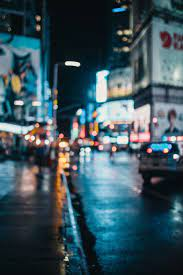
#> input picture JPEG Compression/input_image.jpeg, 183 x 275 px
$ python main.py
#> lines starting #> are read from the running program, lines starting #| are printed output that depends on the picture
### JPEG Compression/color_conversion.py
import numpy as np

# Function to convert an RGB image to the YCrCb color space
def rgb_to_YCrCb(image, height, width):
    ycrcb_image = np.zeros((height, width, 3), dtype=np.uint8)
    for i in range(height):
        for j in range(width):
            r, g, b = image[i, j]
            y = 0.299 * r + 0.587 * g + 0.114 * b
            cr = int(128 + 0.5 * r - 0.418688 * g - 0.081312 * b)
            cb = int(128 - 0.168736 * r - 0.331264 * g + 0.5 * b)
            ycrcb_image[i, j] = [y, cr, cb]
    return ycrcb_image

### JPEG Compression/block_operations.py
# Function to extract an 8x8 block from an image at position (x, y)
def block_8x8(image, x, y):
    block = []
    for i in range(8):
        row = []
        for j in range(8):
            row.append(image[y + i][x + j])
        block.append(row)
    return block

# Function to select a specific channel (Y, Cr, or Cb) from an 8x8 block
def select_channel(block, channel):
    block_channel = []
    index = 0 if channel == 'Y' else (1 if channel == 'Cr' else 2)
    for i in range(8):
        row = []
        for j in range(8):
            row.append(block[i][j][index])
        block_channel.append(row)
    return block_channel

### JPEG Compression/dct_quantization.py
import numpy as np
import math

# Function to calculate the 2D Discrete Cosine Transform (DCT) of an 8x8 block
def dct(block):
    N = 8
    dct_result = np.zeros((N, N), dtype=float)

    for u in range(N):
        for v in range(N):
            sum_val = 0

            for i in range(N):
                for j in range(N):
                    cu = 1 if u == 0 else math.sqrt(2)  # Adjust cu
                    cv = 1 if v == 0 else math.sqrt(2)  # Adjust cv
                    cos_u = math.cos((2 * i + 1) * u * math.pi / (2 * N))
                    cos_v = math.cos((2 * j + 1) * v * math.pi / (2 * N))

                    sum_val += cu * cv * block[i][j] * cos_u * cos_v

            dct_result[u][v] = 0.25 * sum_val

    return dct_result

# Standard quantization matrices for luminance and chrominance in JPEG compression
luminance_quantization_matrix = [
    [16, 11, 10, 16, 24, 40, 51, 61],
    [12, 12, 14, 19, 26, 58, 60, 55],
    [14, 13, 16, 24, 40, 57, 69, 56],
    [14, 17, 22, 29, 51, 87, 80, 62],
    [18, 22, 37, 56, 68, 109, 103, 77],
    [24, 35, 55, 64, 81, 104, 113, 92],
    [49, 64, 78, 87, 103, 121, 120, 101],
    [72, 92, 95, 98, 112, 100, 103, 99]
]

chrominance_quantization_matrix = [
    [17, 18, 24, 47, 99, 99, 99, 99],
    [18, 21, 26, 66, 99, 99, 99, 99],
    [24, 26, 56, 99, 99, 99, 99, 99],
    [47, 66, 99, 99, 99, 99, 99, 99],
    [99, 99, 99, 99, 99, 99, 99, 99],
    [99, 99, 99, 99, 99, 99, 99, 99],
    [99, 99, 99, 99, 99, 99, 99, 99],
    [99, 99, 99, 99, 99, 99, 99, 99]
]

# Function to apply quantization to an 8x8 block
def quantize_block(dct_block, quantization_matrix):
    quantized_block = [[0] * 8 for _ in range(8)]

    for i in range(8):
        for j in range(8):
            quantized_block[i][j] = round(dct_block[i][j] / quantization_matrix[i][j])

    return quantized_block

### JPEG Compression/zigzag_rle.py
# Function to generate a zigzag pattern from a square matrix
def generate_zigzag_pattern(input_matrix):
    dimension = len(input_matrix)
    zigzag_result = []

    # Iterate over the upper triangle of the matrix
    for i in range(dimension):
        for j in range(i + 1):
            if i % 2 == 0:
                zigzag_result.append(input_matrix[j][i - j])
            else:
                zigzag_result.append(input_matrix[i - j][j])

    # Iterate over the lower triangle of the matrix
    for i in range(1, dimension):
        for j in range(dimension - i):
            if (i + j) % 2 == 0:
                zigzag_result.append(input_matrix[dimension - 1 - j][i + j])
            else:
                zigzag_result.append(input_matrix[i + j][dimension - 1 - j])

    return zigzag_result

# Function to perform Run-Length Encoding (RLE) on a list of symbols
def run_length_encoding(data):
    encoded_data = []
    count = 1

    for i in range(1, len(data)):
        if data[i] == data[i - 1]:
            count += 1
        else:
            encoded_data.extend([data[i - 1], count])
            count = 1

    encoded_data.extend([data[-1], count])
    return encoded_data

### JPEG Compression/huffman_encoding.py
import heapq
from collections import defaultdict

# Define a HuffmanNode class for building the Huffman tree
class HuffmanNode:
    def __init__(self, freq, symbol, left=None, right=None):
        self.freq = freq
        self.symbol = symbol
        self.left = left
        self.right = right

    def __lt__(self, other):
        return self.freq < other.freq

# Function to calculate symbol frequencies in the data
def calculate_symbol_frequencies(data):
    symbol_frequencies = defaultdict(int)
    for symbol in data:
        symbol_frequencies[symbol] += 1

    return symbol_frequencies

# Function to build a Huffman tree from symbol frequencies
def build_huffman_tree_from_frequencies(symbol_frequencies):
    priority_queue = [HuffmanNode(freq, symbol) for symbol, freq in symbol_frequencies.items()]
    heapq.heapify(priority_queue)

    while len(priority_queue) > 1:
        left = heapq.heappop(priority_queue)
        right = heapq.heappop(priority_queue)
        merged = HuffmanNode(left.freq + right.freq, None, left, right)
        heapq.heappush(priority_queue, merged)

    return heapq.heappop(priority_queue)

# Function to generate Huffman codes from a Huffman tree
def generate_huffman_codes_from_tree(huffman_tree):
    def assign_huffman_codes(node, code, huffman_codes):
        if node.symbol is not None:
            huffman_codes[node.symbol] = code
        else:
            assign_huffman_codes(node.left, code + "0", huffman_codes)
            assign_huffman_codes(node.right, code + "1", huffman_codes)

    huffman_codes = {}
    assign_huffman_codes(huffman_tree, "", huffman_codes)
    return huffman_codes

# Function to encode data using Huffman codes
def encode_data_with_huffman(data, huffman_codes):
    encoded_data = "".join(huffman_codes[symbol] for symbol in data)
    return encoded_data

### JPEG Compression/main.py
import cv2
from color_conversion import rgb_to_YCrCb
from block_operations import block_8x8, select_channel
from dct_quantization import dct, quantize_block, luminance_quantization_matrix
from zigzag_rle import generate_zigzag_pattern, run_length_encoding
from huffman_encoding import calculate_symbol_frequencies, build_huffman_tree_from_frequencies, generate_huffman_codes_from_tree, encode_data_with_huffman

# Read the image
img = cv2.imread('input_image.jpeg')
#> img is the input picture: shape (275, 183, 3); mean B, G, R 91.2, 82.2, 59.7
height, width, _ = img.shape
#> height = 275; width = 183

# Convert to YCrCb
imgYCrCb = rgb_to_YCrCb(img, height, width)
#> after the loop in rgb_to_YCrCb, `for i in range(height):`:
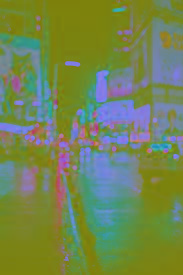
#> ycrcb_image: shape (275, 183, 3); mean B, G, R 81.8, 133.8, 114.7
cv2.imwrite('output_image.jpg', imgYCrCb)

# Extract 8x8 block and select Y channel
block = block_8x8(imgYCrCb, 100, 128)
#> after the loop in block_8x8, `for i in range(8):`: block = 8 items
#> block = 8 items
selected = select_channel(block, "Y")
#> selected = 8 items
print("Selected channel Y\n")
for i in range(8):
    for j in range(8):
        print(selected[i][j], end="\t")
    print()
#> this loop made 8 passes
#| 77	117	108	101	67	73	62	70
#| 34	49	39	37	33	41	46	69
#| 30	36	21	16	23	32	42	72
#| 54	79	70	55	38	42	48	66
#| 91	123	125	118	77	71	73	81
#| 122	140	147	155	117	99	100	107
#| 126	139	143	143	122	103	115	124
#| 128	151	151	128	115	105	131	136

# Perform DCT and quantization
dct_result = dct(selected)
print("\nblock after dct\n")
dct = dct(selected)
for i in range(8):
  for j in range(8):
    print(round(dct[i][j]), end="\t")
  print()

quantized_block = quantize_block(dct_result, luminance_quantization_matrix)
#> after the loop in quantize_block, `for i in range(8):`: quantized_block = [[87, 9, 2, -9, -1, -1, 0, -1], [-40, -5, 2, 1, 0, 0, 0, 0], [13, 0, 0, 0, 0, 0, 0, 0], [18, 6, -4, -1, 0, 0, 0, 0], [4, 3, 0, -1, -1, 0, 0, 0], [1, 0, 0, 0, 0, 0, 0, 0], [1, 0, 0, 0, 0, 0, 0, 0], [0, 0, 0, 0, 0, 0, 0, 0]]
print("\nQuantized block\n")
for i in range(8):
  for j in range(8):
    print(round(quantized_block[i][j]), end="\t")
  print()

# Generate zigzag pattern and perform RLE
ordered_list = generate_zigzag_pattern(quantized_block)
#> in generate_zigzag_pattern, `dimension = len(input_matrix)`: dimension = 8
#> after the loop in generate_zigzag_pattern, `for i in range(dimension):`: zigzag_result = 36 values, max 87 at index 0, min -40 at index 1, mean 2.33
#> after the loop in generate_zigzag_pattern, `for i in range(1, dimension):`: zigzag_result = 64 values, max 87 at index 0, min -40 at index 1, mean 1.3
#> ordered_list has the same summary as zigzag_result in generate_zigzag_pattern
print("\nOrdered list\n")
print(ordered_list)
#| [87, -40, 9, 2, -5, 13, 18, 0, 2, -9, -1, 1, 0, 6, 4, 1, 3, -4, 0, 0, -1, 0, 0, 0, -1, 0, 0, 1, 0, 0, 0, -1, 0, 0, 0, -1, 0, 0, 0, -1, 0, 0, 0, 0, 0, 0, 0, 0, 0, 0, 0, 0, 0, 0, 0, 0, 0, 0, 0, 0, 0, 0, 0, 0]

rle_result = run_length_encoding(ordered_list)
#> the loop in run_length_encoding, `for i in range(1, len(data)):` made 63 passes
#> count on passes 1 to 12: 1, 1, 1, 1, 1, 1, 1, 1, 1, 1, 1, 1
#> after the loop in run_length_encoding, `for i in range(1, len(data)):`: encoded_data = 60 values, max 87 at index 0, min -40 at index 2, mean 2.05
#> rle_result = 62 values, max 87 at index 0, min -40 at index 2, mean 2.37
print("\nrun length encoding\n")
print(rle_result)
#| [87, 1, -40, 1, 9, 1, 2, 1, -5, 1, 13, 1, 18, 1, 0, 1, 2, 1, -9, 1, -1, 1, 1, 1, 0, 1, 6, 1, 4, 1, 1, 1, 3, 1, -4, 1, 0, 2, -1, 1, 0, 3, -1, 1, 0, 2, 1, 1, 0, 3, -1, 1, 0, 3, -1, 1, 0, 3, -1, 1, 0, 24]

# Perform Huffman encoding
symbol_frequencies = calculate_symbol_frequencies(rle_result)
#> the loop in calculate_symbol_frequencies, `for symbol in data:` made 62 passes
#> symbol on passes 1, 3, 4, 5, 6, 7, 8, 9, 10, 11, 12, 13: 87, -40, 1, 9, 1, 2, 1, -5, 1, 13, 1, 18
#> after the loop in calculate_symbol_frequencies, `for symbol in data:`: symbol_frequencies = 16 items
#> symbol_frequencies = 16 items
huffman_tree = build_huffman_tree_from_frequencies(symbol_frequencies)
#> the loop in build_huffman_tree_from_frequencies, `while len(priority_queue) > 1:` made 15 passes
huffman_codes = generate_huffman_codes_from_tree(huffman_tree)
#> huffman_codes = 16 items
encoded_data = encode_data_with_huffman(rle_result, huffman_codes)
print(encoded_data)
#| 10101101010100101000010010101100010001101000001100100101011100111100011001011010101001000111001000100110100111110110111011110110100100110111011110110111011110110111011110110101111
print(len(encoded_data))
#| 179
